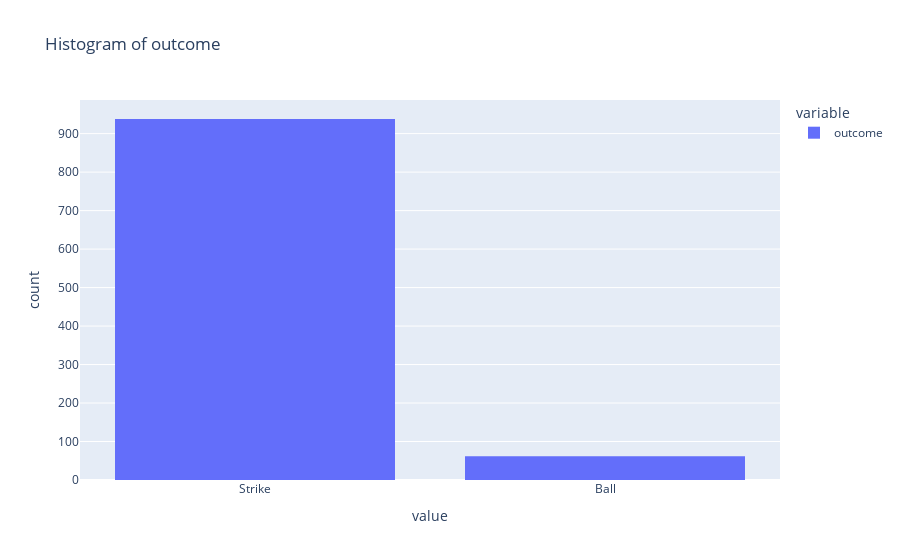
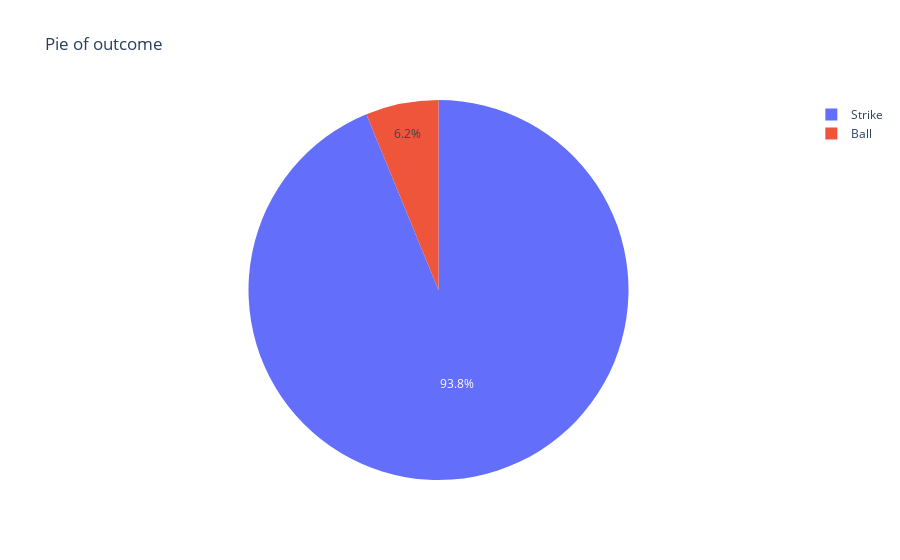

Source (notebook cell) for these figures, in order:
### Code cell
pitch_data.show_histogram("outcome")
pitch_data.show_pie("outcome")

### Figure 1 — Plotly figure (JSON) as saved in the notebook; plotly's stock layout.template omitted (floating-point values rounded to 4 significant figures; data arrays with more than 128 entries replaced by an {"elided": "..."} marker saying what was removed)
{"data": [{"alignmentgroup": "True", "bingroup": "x", "hovertemplate": "variable=outcome<br>value=%{x}<br>count=%{y}<extra></extra>", "legendgroup": "outcome", "marker": {"color": "#636efa", "pattern": {"shape": ""}}, "name": "outcome", "offsetgroup": "outcome", "orientation": "v", "showlegend": true, "type": "histogram", "x": {"elided": "1000 str values"}, "xaxis": "x", "yaxis": "y"}], "layout": {"barmode": "relative", "legend": {"title": {"text": "variable"}, "tracegroupgap": 0}, "title": {"text": "Histogram of outcome"}, "xaxis": {"anchor": "y", "domain": [0, 1], "title": {"text": "value"}}, "yaxis": {"anchor": "x", "domain": [0, 1], "title": {"text": "count"}}}}

### Figure 2 — Plotly figure (JSON) as saved in the notebook; plotly's stock layout.template omitted (floating-point values rounded to 4 significant figures)
{"data": [{"domain": {"x": [0, 1], "y": [0, 1]}, "hovertemplate": "outcome=%{label}<br>counts=%{value}<extra></extra>", "labels": ["Ball", "Strike"], "legendgroup": "", "name": "", "showlegend": true, "type": "pie", "values": [62, 938]}], "layout": {"legend": {"tracegroupgap": 0}, "title": {"text": "Pie of outcome"}}}
